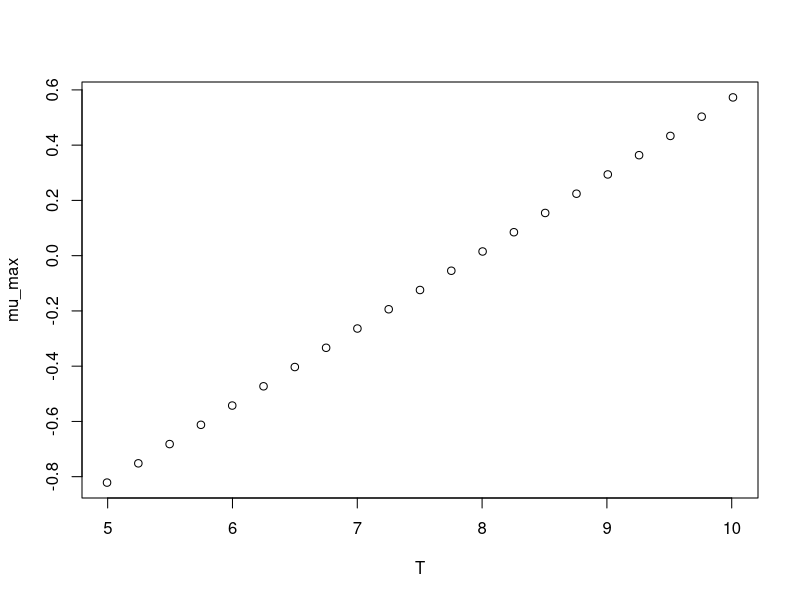

Generate this figure with R:
#############################
# start of Parameter script
#############################
T <- seq(4.995004995005,10.01,length.out=21)
#############################
# end of Parameter script
#############################
############################# 
# start of Model script Gropin ID 1287 
#############################
 
# constant coefficients for this model
 
variables <- data.frame(T)
argumentsPar <- expand.grid(variables)
 
# heart of the model
response_surface <- function(T) {
   mumax <-0.278*T-2.21

return(mumax=mumax)
} 

# output parameters
mumax <- cbind(argumentsPar,response_surface(argumentsPar['T']))
colnames(mumax) <- c(colnames(argumentsPar),'mumax')
#############################
# End of Model script
#############################
############################# 
# start of Visualisation script Gropin ID 1287 
#############################
plot(T,mumax$mumax,
                          xlab='T',
                          ylab='mu_max')
#############################
# End of Visualisation script
#############################
